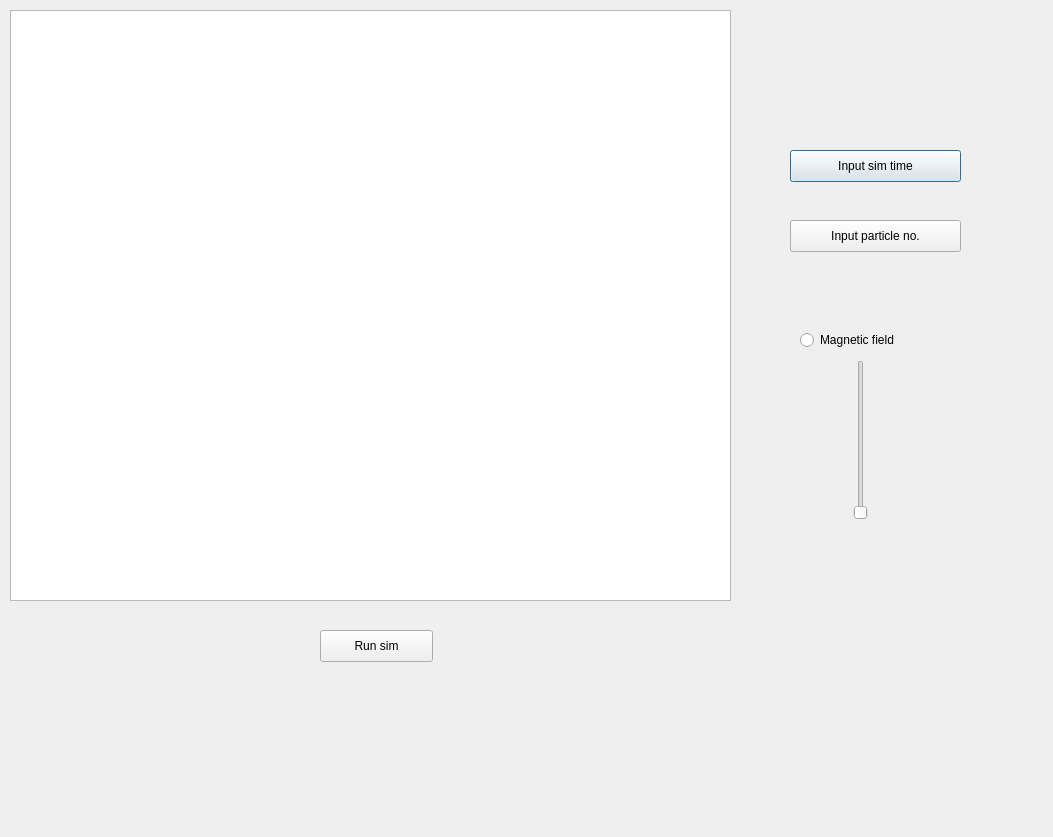
<?xml version="1.0" encoding="UTF-8"?>
<ui version="4.0">
 <class>Dialog</class>
 <widget class="QDialog" name="Dialog">
  <property name="geometry">
   <rect>
    <x>0</x>
    <y>0</y>
    <width>1053</width>
    <height>837</height>
   </rect>
  </property>
  <property name="windowTitle">
   <string>Dialog</string>
  </property>
  <widget class="QGraphicsView" name="graphicsView">
   <property name="geometry">
    <rect>
     <x>10</x>
     <y>10</y>
     <width>721</width>
     <height>591</height>
    </rect>
   </property>
  </widget>
  <widget class="QRadioButton" name="radioButton">
   <property name="geometry">
    <rect>
     <x>800</x>
     <y>330</y>
     <width>111</width>
     <height>20</height>
    </rect>
   </property>
   <property name="text">
    <string>Magnetic field</string>
   </property>
  </widget>
  <widget class="QSlider" name="verticalSlider">
   <property name="geometry">
    <rect>
     <x>810</x>
     <y>360</y>
     <width>101</width>
     <height>160</height>
    </rect>
   </property>
   <property name="orientation">
    <enum>Qt::Vertical</enum>
   </property>
  </widget>
  <widget class="QPushButton" name="pushButton">
   <property name="geometry">
    <rect>
     <x>790</x>
     <y>150</y>
     <width>171</width>
     <height>32</height>
    </rect>
   </property>
   <property name="text">
    <string>Input sim time</string>
   </property>
  </widget>
  <widget class="QPushButton" name="pushButton_2">
   <property name="geometry">
    <rect>
     <x>790</x>
     <y>220</y>
     <width>171</width>
     <height>32</height>
    </rect>
   </property>
   <property name="text">
    <string>Input particle no.</string>
   </property>
  </widget>
  <widget class="QPushButton" name="pushButton_3">
   <property name="geometry">
    <rect>
     <x>320</x>
     <y>630</y>
     <width>113</width>
     <height>32</height>
    </rect>
   </property>
   <property name="text">
    <string>Run sim</string>
   </property>
  </widget>
 </widget>
 <resources/>
 <connections/>
</ui>
